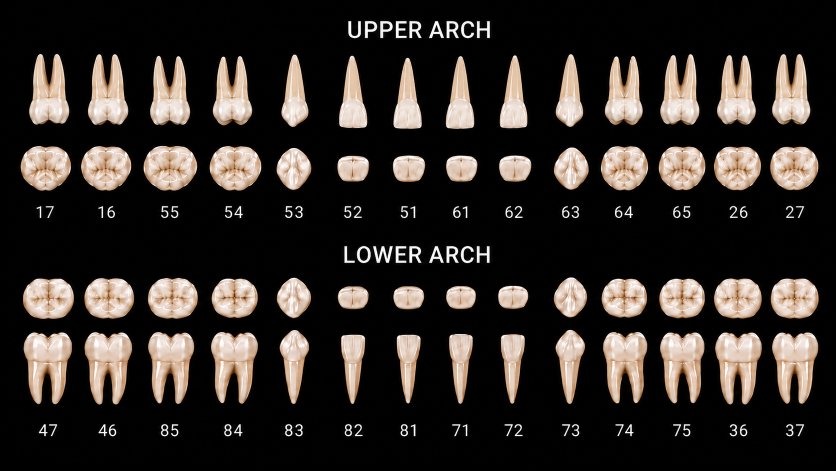
#> input picture assets/images/teeth/primary-reference-corrected.png, 1672 x 941 px, found by its file name (shown at 1/2 size)
$ python extract_primary_teeth.py
#> lines starting #> are read from the running program, lines starting #| are printed output that depends on the picture
"""Extract primary-dentition crown and root photographs from the corrected atlas."""

from collections import deque
from pathlib import Path
from PIL import Image, ImageFilter


PROJECT = Path(__file__).resolve().parents[1]
SOURCE = PROJECT / "public" / "assets" / "images" / "teeth" / "primary-reference-corrected.png"
OUTPUT = PROJECT / "public" / "assets" / "images" / "teeth" / "primary"

UPPER_NUMBERS = [17, 16, 55, 54, 53, 52, 51, 61, 62, 63, 64, 65, 26, 27]
UPPER_CENTERS = [95, 214, 340, 468, 588, 706, 816, 921, 1028, 1140, 1248, 1361, 1473, 1585]

LOWER_NUMBERS = [47, 46, 85, 84, 83, 82, 81, 71, 72, 73, 74, 75, 36, 37]
LOWER_CENTERS = [96, 217, 343, 469, 588, 706, 817, 921, 1026, 1140, 1249, 1364, 1476, 1589]


def horizontal_bounds(centers, index):
    left = 34 if index == 0 else round((centers[index - 1] + centers[index]) / 2)
    right = 1642 if index == len(centers) - 1 else round((centers[index] + centers[index + 1]) / 2)
    return left, right


def keep_central_component(alpha):
    width, height = alpha.size
    source = alpha.load()
    seen = bytearray(width * height)
    components = []
    for y in range(height):
        for x in range(width):
            offset = y * width + x
            if seen[offset] or source[x, y] < 28:
                continue
            queue = deque([(x, y)])
            seen[offset] = 1
            points = []
            while queue:
                px, py = queue.popleft()
                points.append((px, py))
                for nx, ny in ((px - 1, py), (px + 1, py), (px, py - 1), (px, py + 1)):
                    if 0 <= nx < width and 0 <= ny < height:
                        no = ny * width + nx
                        if not seen[no] and source[nx, ny] >= 28:
                            seen[no] = 1
                            queue.append((nx, ny))
            components.append(points)
    if not components:
        return alpha
    center = (width / 2, height / 2)
    viable = [part for part in components if len(part) >= 30]
    chosen = min(
        viable or components,
        key=lambda part: min((px - center[0]) ** 2 + (py - center[1]) ** 2 for px, py in part) - len(part) * 0.15,
    )
    kept = Image.new("L", alpha.size)
    kept_pixels = kept.load()
    chosen_set = set(chosen)
    for x, y in chosen_set:
        kept_pixels[x, y] = source[x, y]
    return kept.filter(ImageFilter.GaussianBlur(0.25))


def transparent_cutout(image, box):
    crop = image.crop(box).convert("RGBA")
    pixels = crop.load()
    for y in range(crop.height):
        for x in range(crop.width):
            r, g, b, _ = pixels[x, y]
            luminance = 0.2126 * r + 0.7152 * g + 0.0722 * b
            alpha = max(0, min(255, round((luminance - 28) * 12)))
            pixels[x, y] = (r, g, b, alpha)
    alpha = crop.getchannel("A").filter(ImageFilter.GaussianBlur(0.35))
    alpha = keep_central_component(alpha)
    crop.putalpha(alpha)
    bbox = alpha.getbbox()
    if bbox:
        crop = crop.crop(bbox)
    padded = Image.new("RGBA", (crop.width + 8, crop.height + 8))
    padded.alpha_composite(crop, (4, 4))
    return padded


def export_row(image, numbers, centers, crown_y, root_y):
    for index, number in enumerate(numbers):
        left, right = horizontal_bounds(centers, index)
        transparent_cutout(image, (left, crown_y[0], right, crown_y[1])).save(OUTPUT / f"{number}-crown.png")
        transparent_cutout(image, (left, root_y[0], right, root_y[1])).save(OUTPUT / f"{number}-root.png")


def main():
    OUTPUT.mkdir(parents=True, exist_ok=True)
    image = Image.open(SOURCE).convert("RGB")
#> image is the input picture: PIL image 1672x941 RGB; mean R, G, B 50.1, 44.5, 40
    export_row(image, UPPER_NUMBERS, UPPER_CENTERS, (285, 385), (95, 265))
#> the loop in export_row, `for index, number in enumerate(numbers):` made 14 passes
#> pass 1, in transparent_cutout, `crop = image.crop(box).convert("RGBA")`:
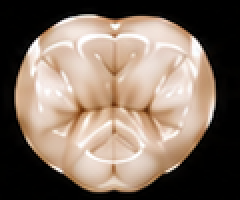
#> crop: PIL image 120x100 RGBA (shown 2 times larger); mean R, G, B, A 128.4, 111.7, 98.6, 255
#> pass 1, in transparent_cutout, `alpha = crop.getchannel("A").filter(ImageFilter.GaussianBlur(0.35))`:
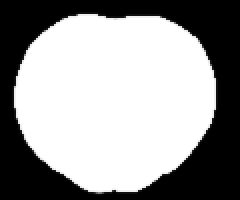
#> alpha: PIL image 120x100 L (shown 2 times larger); min 0, max 255, mean 152.3
    export_row(image, LOWER_NUMBERS, LOWER_CENTERS, (535, 640), (655, 815))
#> the loop in export_row (call 2), `for index, number in enumerate(numbers):` made 14 passes
#> pass 1, in transparent_cutout (call 29), `crop = image.crop(box).convert("RGBA")`:
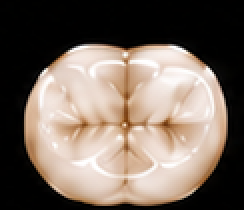
#> crop: PIL image 122x105 RGBA (shown 2 times larger); mean R, G, B, A 119.8, 106.4, 96, 255
#> pass 1, in transparent_cutout (call 29), `alpha = crop.getchannel("A").filter(ImageFilter.GaussianBlur(0.35))`:
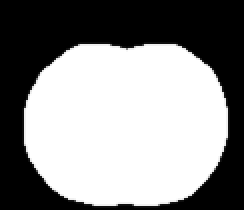
#> alpha: PIL image 122x105 L (shown 2 times larger); min 0, max 255, mean 139.2
    print(f"Exported {len(list(OUTPUT.glob('*.png')))} primary chart assets to {OUTPUT}")


if __name__ == "__main__":
    main()
